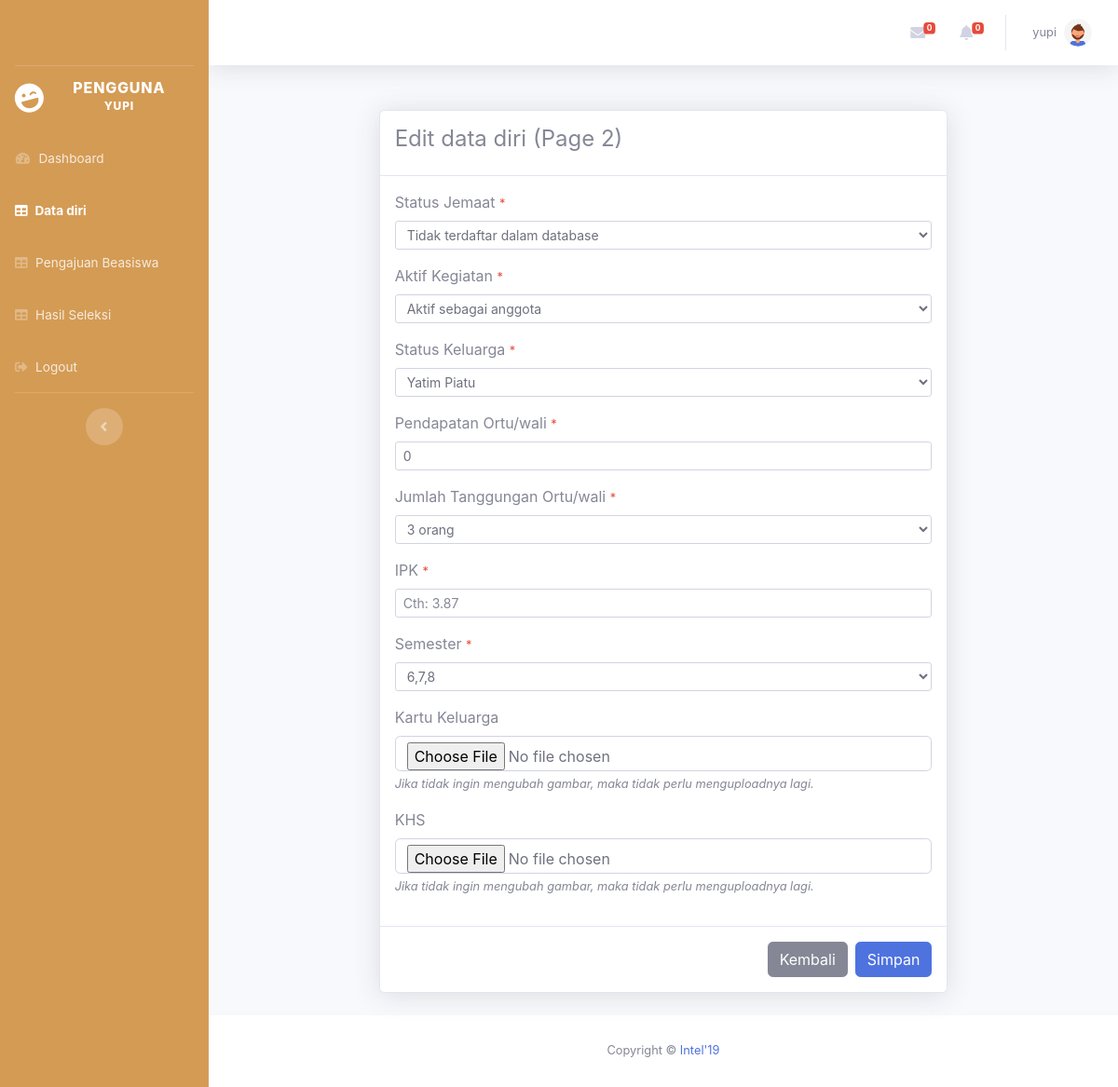
The page /user/edit-next.php (signed in) on the database as committed earlier.
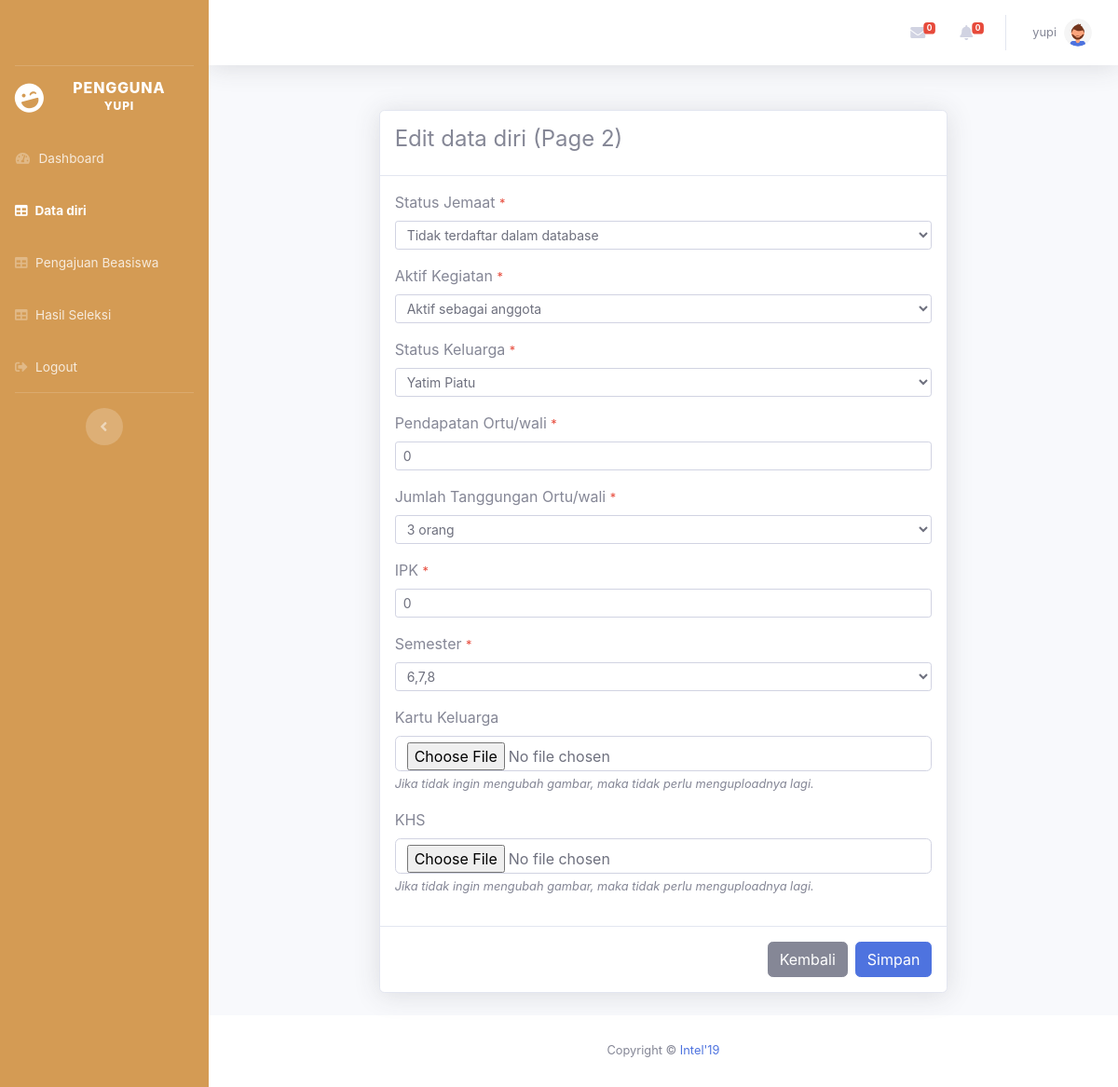
The same page on the database as committed later.
### tables this page shows
CREATE TABLE `data_pelamar` (
  `id_pelamar` int(11) NOT NULL,
  `nama` varchar(50) NOT NULL,
  `foto` varchar(255) NOT NULL,
  `sekolah` varchar(100) NOT NULL,
  `jurusan` varchar(50) NOT NULL,
  `no_hp` varchar(12) NOT NULL,
  `pendapatan_ortu` int(11) NOT NULL,
  `ipk` float NOT NULL,
  `kartu_keluarga` varchar(255) DEFAULT NULL,
  `raport_khs` varchar(255) DEFAULT NULL,
  `f_id_rayon` int(11) NOT NULL,
  `f_id_login` int(11) NOT NULL
);

### config.php (called while the page is built, shortened)
<?php
function connectDatabase()
{
    $conn = new mysqli(DB_HOST, DB_USERNAME, DB_PASSWORD, DB_NAME);
    return $conn;
}
?>

### user/functions/data-diri.php (called while the page is built, shortened)
<?php
require_once '../config.php';
class DataDiri{
    private $db;
    public function __construct()
    {
        $this->db = connectDatabase();
    }
    public function cekDataPelamar($id_login){
        return $this->db->query("SELECT * FROM data_pelamar dp JOIN rayon r ON dp.f_id_rayon=r.id_rayon WHERE f_id_login='$id_login'");
    }
}
$dataDiri = new DataDiri();
?>

### user/edit-next.php (the view, shortened to what the changed rows need)
<?php
require_once '../includes/header.php';
require_once './functions/data-diri.php';
$cekDataPelamar = $dataDiri->cekDataPelamar($_SESSION['id_user']);
$fetch_data_pelamar = mysqli_fetch_assoc($cekDataPelamar);
?>
<div class="row d-flex justify-content-center">
    <div class="col-lg-8">
        <div class="card shadow mb-4">
            <form action="" method="post" enctype="multipart/form-data">
                <div class="modal-body">
                    <div class="form-group">
                        <?php
                                $pendapatan_ortu = $fetch_data_pelamar['pendapatan_ortu'];
                                $pendapatan_formatted = number_format($pendapatan_ortu, 0, ',', '.');
                            ?>
                        <label for="pendapatan">Pendapatan Ortu/wali <small class="text-danger">*</small></label>
                        <input required class="form-control form-control-sm" placeholder="Contoh: 1.000.000" type="text"
                            name="data_diri[]" value="<?=$pendapatan_formatted;?>" id="pendapatan">
                    </div>
                    <div class="form-group">
                        <?php if($_SESSION['jenjang'] == 'pt'):?>
                        <div class="form-group">
                            <input class="form-control form-control-sm" value="<?=$fetch_data_pelamar['ipk'];?>"
                                required name="data_diri[]" type="text" id="ipkInput" placeholder="Cth: 3.87">
                        </div>
                        <?php endif;?>
                    </div>
                </div>
            </form>
        </div>
    </div>
</div>
<?php require '../includes/footer.php';?>

Rows that differ between the two databases and show on the page:
now on this page (row edited): data_pelamar: pendapatan_ortu "0", ipk "0"
Other text that changed with them:
form field value: "0" → (not shown)
